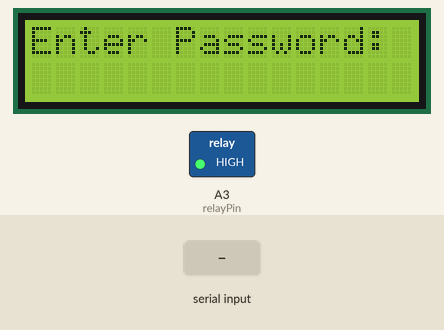
A sketch run on a simulated Arduino Uno, built with avr-gcc and run on an emulated ATmega328P. Shown: 16×2 character LCD, switched loads named in the sketch (green lamp = pin HIGH). The test bench sets the inputs (shaded band). The modem accepts every AT command (registered, SIM ready, sends succeed) and sends nothing else.

Above: at 1.2 s.
1.3 s: "#" received over Serial
At 2.5 s:
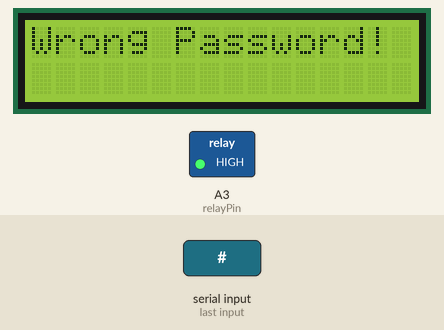
Timing chart, 0 to 4.3 s (numbered marks = the images above; inputs shaded):
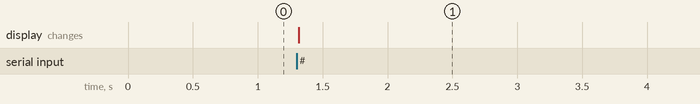

The sketch:

lineman_safety_system.ino
```cpp
#include <LiquidCrystal.h>
#include <SoftwareSerial.h>

SoftwareSerial gsm(9, 10);  // Arduino RX, TX

LiquidCrystal lcd(8, 13, 12, 11, A4, A5);

const int relayPin = A3;

const String PASSWORD = "1234";
String inputPassword = "";

const char PHONE_NUMBER[] = "+91XXXXXXXXXX";

void sendSMS(String message) {
  gsm.println("AT+CMGF=1");
  delay(1000);

  gsm.print("AT+CMGS=\"");
  gsm.print(PHONE_NUMBER);
  gsm.println("\"");
  delay(1000);

  gsm.print(message);
  delay(500);

  gsm.write(26);   // Ctrl+Z
  delay(3000);
}

void showPasswordScreen() {
  lcd.clear();
  lcd.setCursor(0, 0);
  lcd.print("Enter Password:");
  lcd.setCursor(0, 1);
}

void setup() {
  pinMode(relayPin, OUTPUT);

  // Relay OFF at startup
  digitalWrite(relayPin, HIGH);

  lcd.begin(16, 2);
  Serial.begin(9600);
  gsm.begin(9600);

  showPasswordScreen();
}

void loop() {
  if (!Serial.available()) {
    return;
  }

  char received = Serial.read();

  // # = Enter / submit password
  if (received == '#') {
    lcd.clear();

    if (inputPassword == PASSWORD) {
      lcd.print("Access Granted!");
      digitalWrite(relayPin, LOW);

      sendSMS("Lineman Safety: Circuit ON - Authorized access.");
      delay(2000);
    }
    else {
      lcd.print("Wrong Password!");

      sendSMS("Lineman Safety Alert: Unauthorized access attempt.");
      delay(2000);
    }

    inputPassword = "";
    showPasswordScreen();
  }

  // * = Clear password
  else if (received == '*') {
    inputPassword = "";
    showPasswordScreen();
  }

  // Add entered digit/character
  else {
    inputPassword += received;

    lcd.setCursor(0, 1);

    for (unsigned int i = 0; i < inputPassword.length(); i++) {
      lcd.print('*');
    }
  }
}
```

Measured:
- after the input at 1.3 s, the display: changes at once (image 1)
